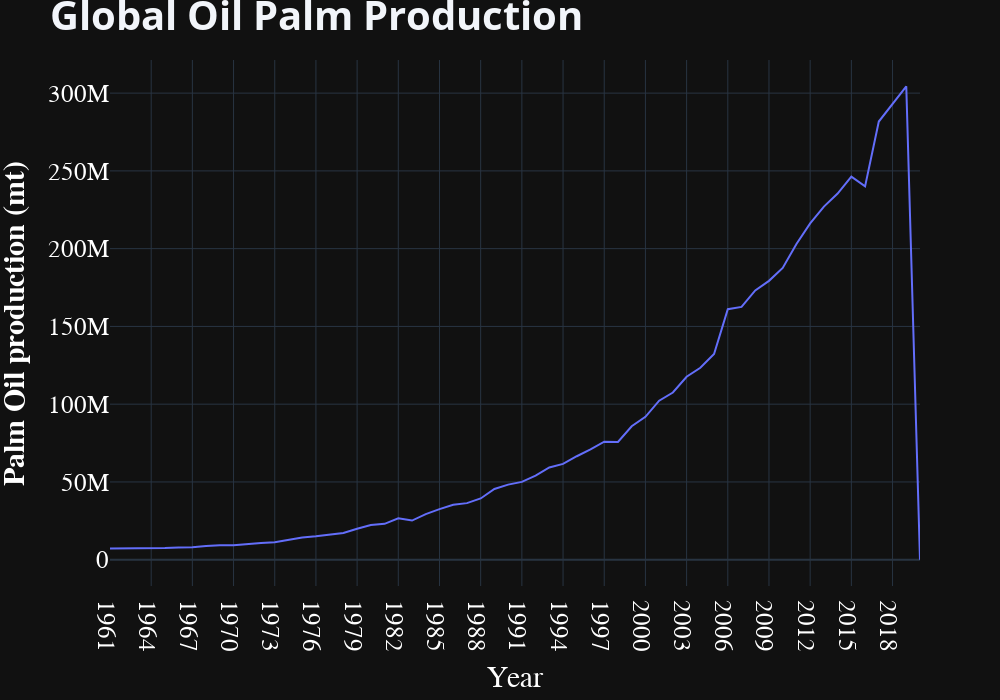

Notebook code cell kept with this figure:
### Markdown cell above
# Palm Oil Production

### Code cell
palm_oil_production = production_df[["Year", "Oil, palm"]]  # new df
palm_oil_prodn_fig = px.line(
    palm_oil_production,
    x="Year",
    y="Oil, palm"
)

palm_oil_prodn_fig.update_layout(
    title_text="<b>Global Oil Palm Production<b>",
    title_font_size=40,
    legend_font_size=20,
    width=1000,
    height=700
)

palm_oil_prodn_fig.update_xaxes(
    title_text="Year",
    title_font=dict(size=30, family='Verdana', color='white'),
    tickfont=dict(family='Calibri', color='white', size=25)
)

palm_oil_prodn_fig.update_yaxes(
    title_text="<b>Palm Oil production (mt)</b>",
    title_font=dict(size=30, family='Verdana', color='white'),
    tickfont=dict(family='Calibri', color='white', size=25)
)

palm_oil_prodn_fig.show()

### Figure 1 — Plotly figure (JSON) as saved in the notebook; plotly's stock layout.template omitted (floating-point values rounded to 4 significant figures)
{"data": [{"hovertemplate": "Year=%{x}<br>Oil, palm=%{y}<extra></extra>", "legendgroup": "", "line": {"color": "#636efa", "dash": "solid"}, "marker": {"symbol": "circle"}, "mode": "lines", "name": "", "orientation": "v", "showlegend": false, "type": "scatter", "x": ["1961", "1962", "1963", "1964", "1965", "1966", "1967", "1968", "1969", "1970", "1971", "1972", "1973", "1974", "1975", "1976", "1977", "1978", "1979", "1980", "1981", "1982", "1983", "1984", "1985", "1986", "1987", "1988", "1989", "1990", "1991", "1992", "1993", "1994", "1995", "1996", "1997", "1998", "1999", "2000", "2001", "2002", "2003", "2004", "2005", "2006", "2007", "2008", "2009", "2010", "2011", "2012", "2013", "2014", "2015", "2016", "2017", "2018", "2019", "2020"], "xaxis": "x", "y": [7161016, 7171496, 7429088, 7548695, 7458087, 7844970, 8008266, 8801890, 9348339, 9354471, 10211827, 10807883, 11219834, 12930086, 14322389, 15069726, 15963814, 17147959, 19891286, 22262974, 23041231, 26640787, 25164133, 29340225, 32504188, 35313374, 36382179, 39380230, 45456502, 48264787, 50045793, 54073130, 59323213, 61587031, 66525756, 70924514, 75867575, 75661893, 85805738, 91860217, 102235381, 107489483, 117654761, 123441199, 132246423, 161076444, 162557132, 173128766, 179298839, 187626081, 202993107, 216216894, 227024133, 235413105, 246292389, 240020966, 281723474, 292836042, 304390306, 0], "yaxis": "y"}], "layout": {"height": 700, "legend": {"font": {"size": 20}, "tracegroupgap": 0}, "margin": {"t": 60}, "title": {"font": {"size": 40}, "text": "<b>Global Oil Palm Production<b>"}, "width": 1000, "xaxis": {"anchor": "y", "domain": [0, 1], "tickfont": {"color": "white", "family": "Calibri", "size": 25}, "title": {"font": {"color": "white", "family": "Verdana", "size": 30}, "text": "Year"}}, "yaxis": {"anchor": "x", "domain": [0, 1], "tickfont": {"color": "white", "family": "Calibri", "size": 25}, "title": {"font": {"color": "white", "family": "Verdana", "size": 30}, "text": "<b>Palm Oil production (mt)</b>"}}}}
